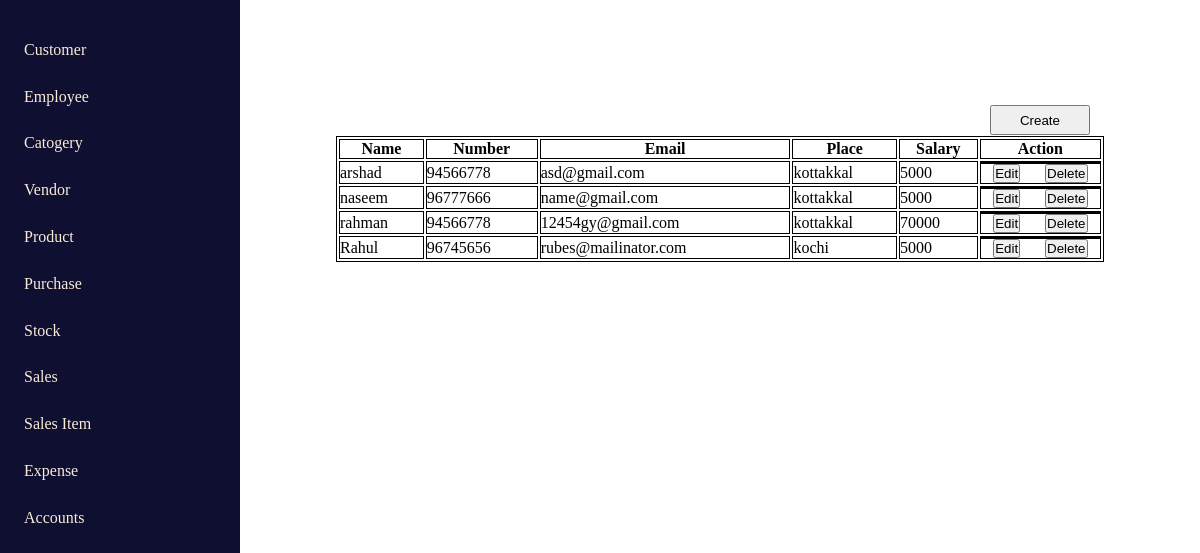
Screenshot of /employee with the database file from the repository.
### home/models.py (models this page shows, shortened)
class employeeContactForm(models.Model):
    name = models.CharField(max_length=200)
    phone = models.CharField(max_length=200)
    email = models.EmailField(max_length=200)
    place = models.CharField(max_length=200)
    salary = models.CharField(max_length=200)

### home/views.py (the view)
# urls.py: path('employee', employee, name='employee'),
def employee(request):
    employee = employeeContactForm.objects.all()
    return render(request, 'employee.html', {'employee': employee})

### templates/employee.html (shortened to what this page needs)
{% extends "index.html" %}
{% load static %}
{% block employee_content %}
<div class="table_container">
    <button class="create_btn"><a href="{% url 'employeeForm' %}" style = "color : black;">Create</a></button>
    <table>
        <tbody>
            <th>Name</th>
            <th>Number</th>
            <th>Email</th>
            <th>Place</th>
            <th>Salary</th>
            <th>Action</th>
        </tbody>
        <tbody>
            {% for b in employee %}
            <tr>
                <td>{{b.name}}</td>
                <td>{{b.phone}}</td>
                <td>{{b.email}}</td>
                <td>{{b.place}}</td>
                <td>{{b.salary}}</td>
                <td class="action">
                    <td class="action">
                        <button ><a href="{% url 'updateEmployee' b.id %}" style = "color : black;">Edit</a></button>
                        <button><a href="{% url 'deleteEmployee' b.id %}" style = "color : black;">Delete</a></button>
                    </td>
                </td>
            </tr>
            {% endfor %}
        </tbody>
    </table>
    {% endblock employee_content %}

### templates/index.html (style rules this page uses)
* { margin: 0%; padding: 0%; }
a { text-decoration: none; }

### templates/employee.html (style rules this page uses)
* { color: black; }
table { border: 1px solid black; width: 80%; height: auto; }
.table_container { width: 80%; display: flex; padding: 3% 0%; justify-content: center; position: absolute; top: 100px; right: 0px; }
th,td { border: 1px solid black; }
.action { display: flex; justify-content: space-around; }
tr a { width: 50px; color: black; }
.create_btn { position: absolute; right: 110px; top: 5px; width: 100px; height: 30px; }

### rows the page displays
employeeContactForm: name "arshad", phone "94566778", email "asd@gmail.com", place "kottakkal", salary "5000"
employeeContactForm: name "naseem", phone "96777666", email "name@gmail.com", place "kottakkal", salary "5000"
employeeContactForm: name "rahman", phone "94566778", email "12454gy@gmail.com", place "kottakkal", salary "70000"
employeeContactForm: name "Rahul", phone "96745656", email "rubes@mailinator.com", place "kochi", salary "5000"
